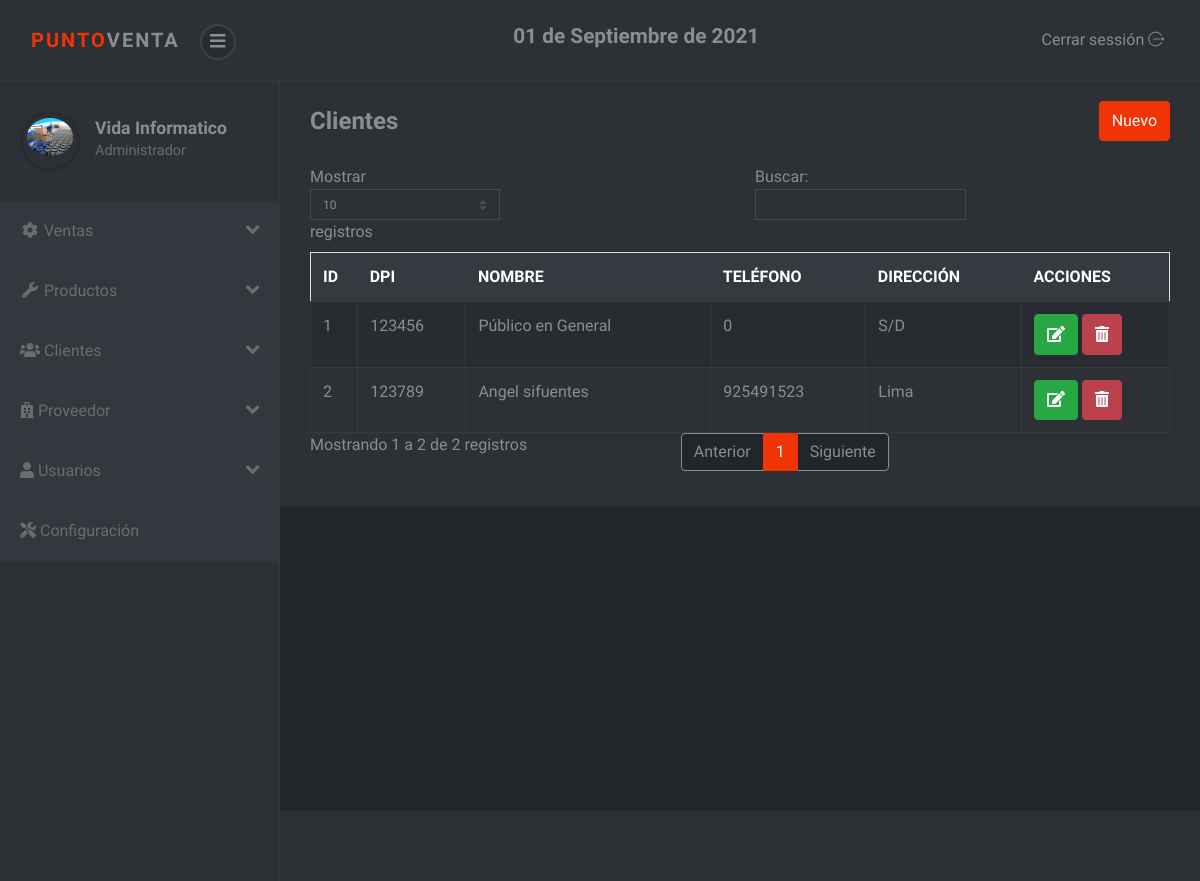
The app's page /sistema/lista_cliente.php (signed in), older data.
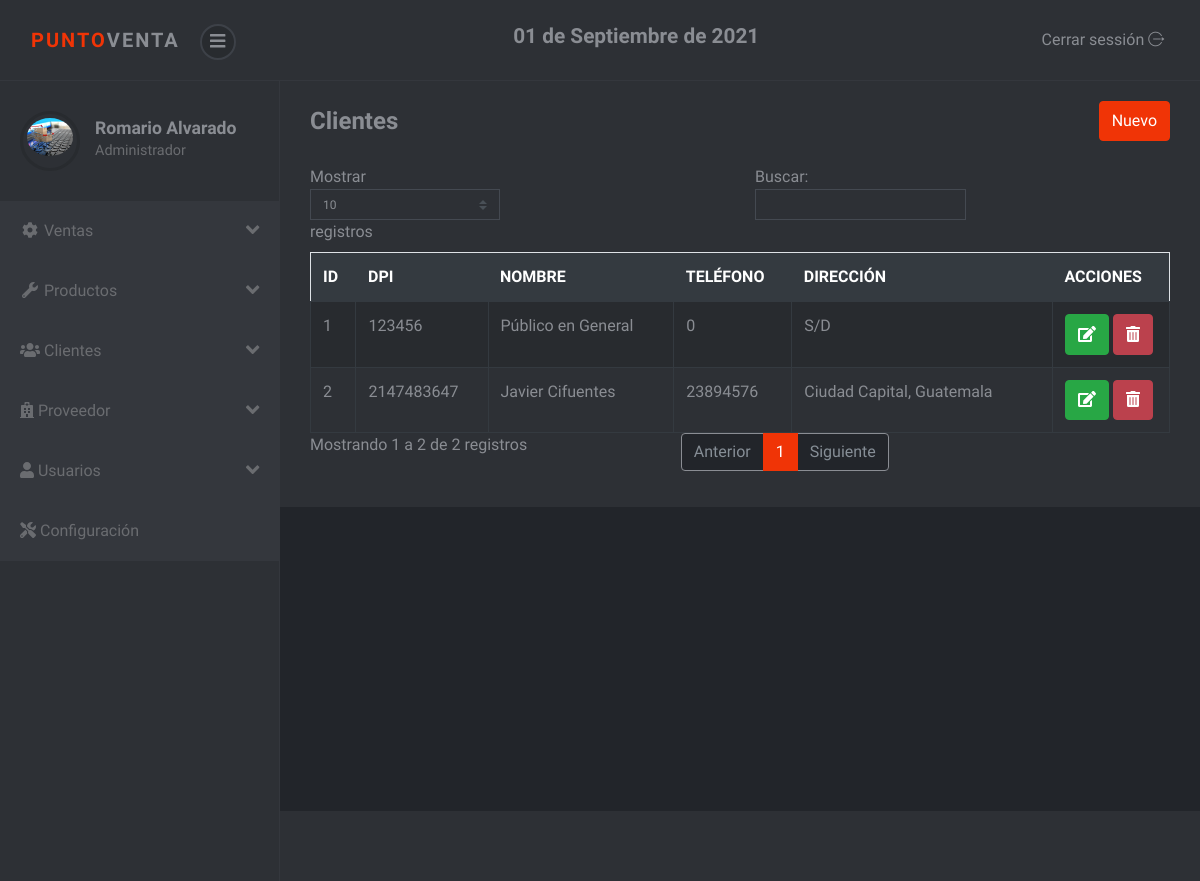
The same page, newer data.
### tables this page shows
CREATE TABLE `cliente` (
  `idcliente` int(11) NOT NULL,
  `dni` int(8) NOT NULL,
  `nombre` varchar(100) NOT NULL,
  `telefono` int(15) NOT NULL,
  `direccion` varchar(200) NOT NULL,
  `usuario_id` int(11) NOT NULL
);

### sistema/lista_cliente.php (the view, shortened to what the changed rows need)
<?php include_once "includes/header.php"; ?>
<div class="container-fluid">
	<div class="d-sm-flex align-items-center justify-content-between mb-4">
		<h1 class="h3 mb-0 text-gray-800">Clientes</h1>
	</div>
	<div class="row">
		<div class="col-lg-12">
			<div class="table-responsive">
				<table class="table table-striped table-bordered" id="table">
					<thead class="thead-dark">
						<tr>
							<th>ID</th>
							<th>DPI</th>
							<th>NOMBRE</th>
							<th>TELÉFONO</th>
							<th>DIRECCIÓN</th>
							<?php if ($_SESSION['rol'] == 1) { ?>
							<th>ACCIONES</th>
							<?php } ?>
						</tr>
					</thead>
					<tbody>
						<?php
						include "../conexion.php";
						$query = mysqli_query($conexion, "SELECT * FROM cliente");
						$result = mysqli_num_rows($query);
						if ($result > 0) {
							while ($data = mysqli_fetch_assoc($query)) { ?>
								<tr>
									<td><?php echo $data['idcliente']; ?></td>
									<td><?php echo $data['dni']; ?></td>
									<td><?php echo $data['nombre']; ?></td>
									<td><?php echo $data['telefono']; ?></td>
									<td><?php echo $data['direccion']; ?></td>
									<?php if ($_SESSION['rol'] == 1) { ?>
									<td>
										<a href="editar_cliente.php?id=<?php echo $data['idcliente']; ?>" class="btn btn-success"><i class='fas fa-edit'></i></a>
										<form action="eliminar_cliente.php?id=<?php echo $data['idcliente']; ?>" method="post" class="confirmar d-inline">
											<button class="btn btn-danger" type="submit"><i class='fas fa-trash-alt'></i> </button>
										</form>
									</td>
									<?php } ?>
								</tr>
						<?php }
						} ?>
					</tbody>
				</table>
			</div>
		</div>
	</div>
</div>
<?php include_once "includes/footer.php"; ?>

### sistema/includes/header.php (shortened to what the changed rows need)
<!DOCTYPE html>
<html>
<head>
	<link rel="stylesheet" href="vendor/bootstrap/css/bootstrap.min.css">
	<link rel="stylesheet" href="css/font.css">
	<link rel="stylesheet" href="css/style.violet.css" id="theme-stylesheet">
	<link rel="stylesheet" href="css/custom.css">
</head>
<body>
	<div class="d-flex align-items-stretch">
		<nav id="sidebar">
			<div class="sidebar-header d-flex align-items-center">
				<div class="title">
					<h1 class="h5"><?php echo $_SESSION['nombre']; ?></h1>
					<p><?php if ($_SESSION['rol'] == 1) {
							echo "Administrador";
						} else {
							echo "Vendedor";
						} ?></p>
				</div>
			</div>
		</nav>
		<div class="page-content">
			<div class="page-header">

Row changes from the older to the newer data that the page shows:
changed cliente id 2: dni "123789" → "2147483647"; nombre "Angel sifuentes" → "Javier Cifuentes"; telefono "925491523" → "23894576"; direccion "Lima" → "Ciudad Capital, Guatemala"
Text that changed along with them:
$_SESSION['nombre']: "Vida Informatico" → "Romario Alvarado"
